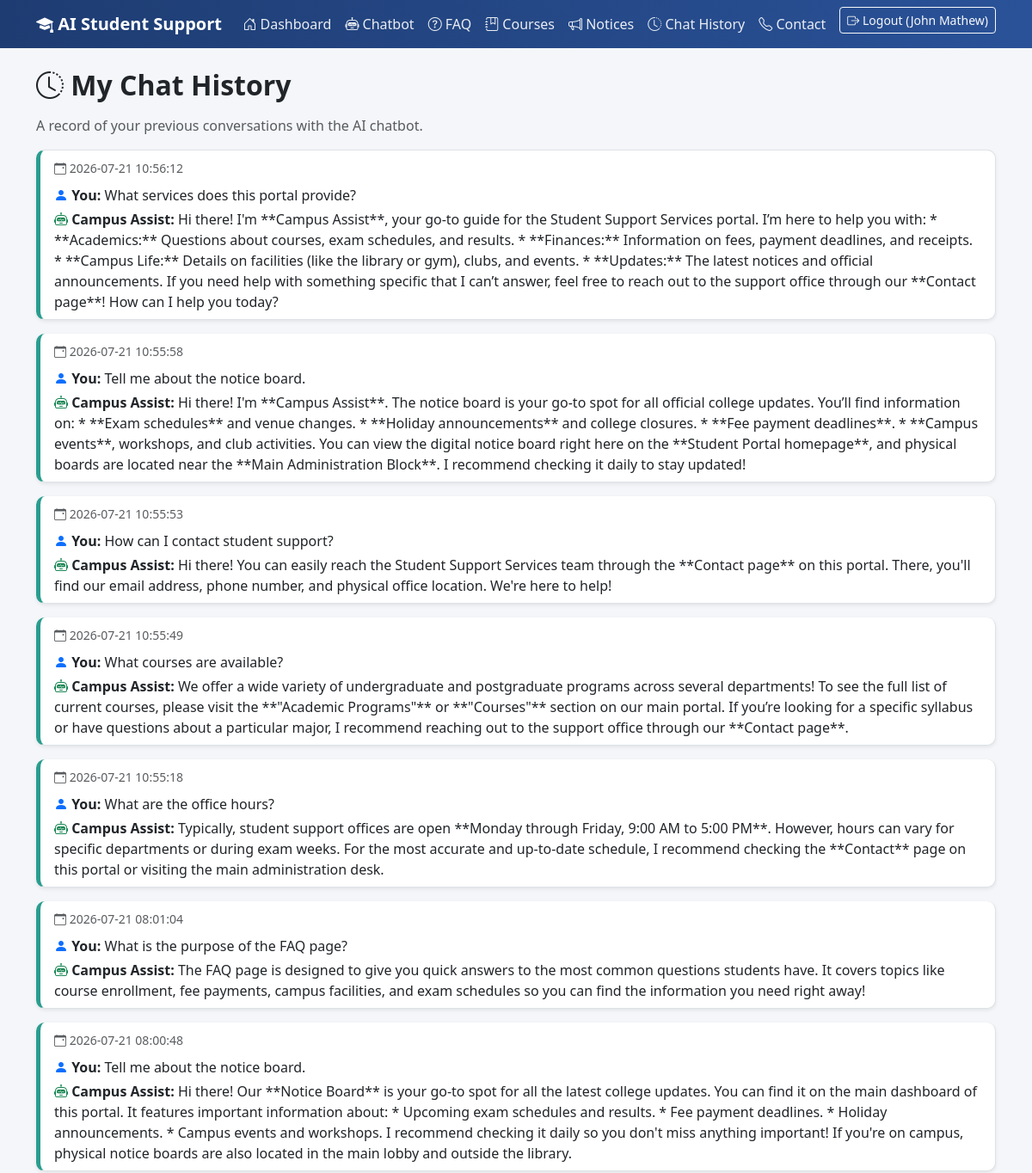
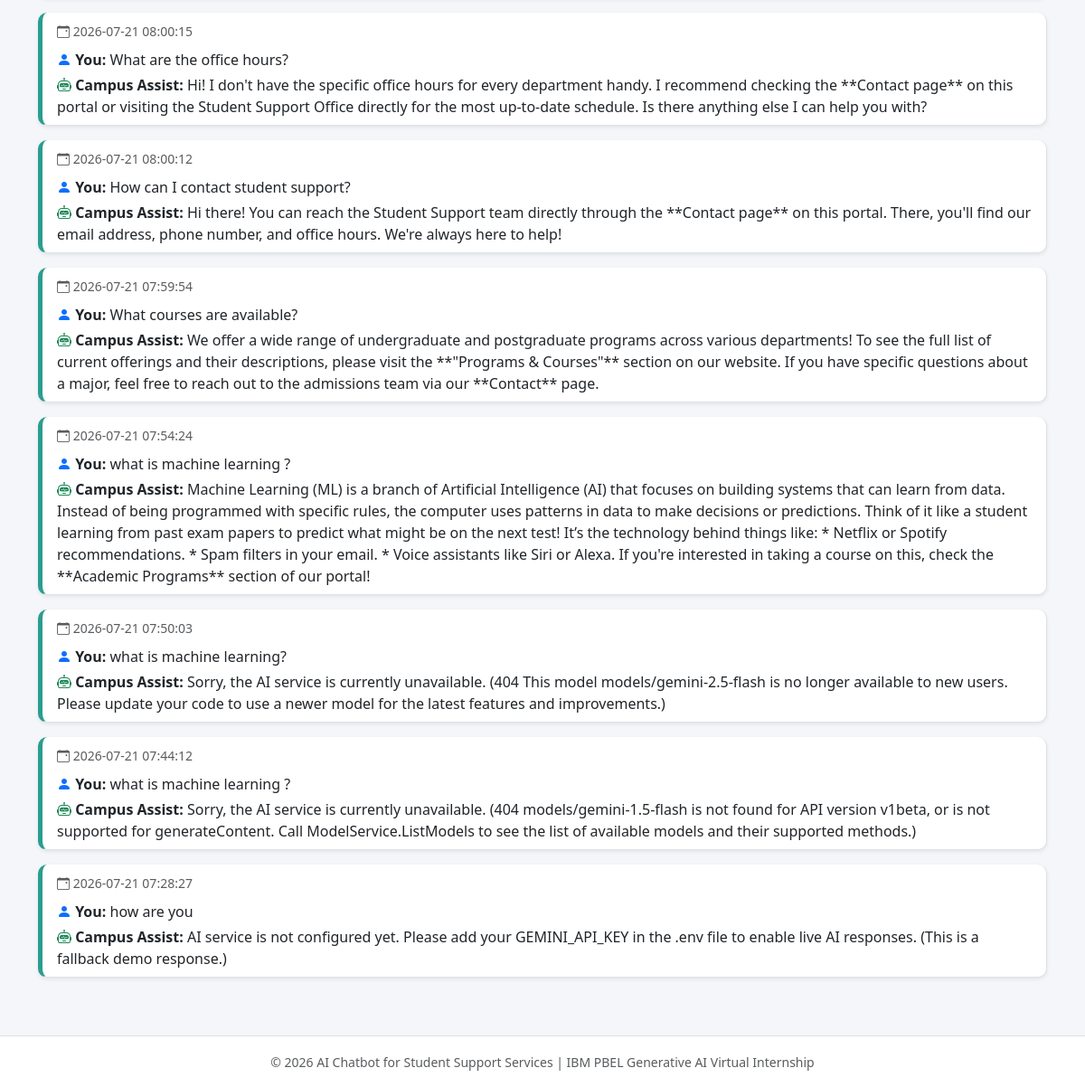
The page /chat-history (signed in) on the database its author committed (2 pictures, top to bottom).
### tables this page shows
CREATE TABLE chat_history (
    id INTEGER PRIMARY KEY AUTOINCREMENT,
    student_id INTEGER NOT NULL,
    user_message TEXT NOT NULL,
    bot_response TEXT NOT NULL,
    created_at TIMESTAMP DEFAULT CURRENT_TIMESTAMP,
    FOREIGN KEY (student_id) REFERENCES students (id)
);

### app.py (the view)
@app.route("/chat-history")
@login_required
def chat_history():
    conn = get_db_connection()
    history = conn.execute(
        "SELECT * FROM chat_history WHERE student_id = ? ORDER BY created_at DESC",
        (session["student_id"],),
    ).fetchall()
    conn.close()
    return render_template("chat_history.html", history=history)

### app.py (called while the page is built)
def get_db_connection():
    conn = sqlite3.connect(Config.DATABASE_PATH)
    conn.row_factory = sqlite3.Row  # allows dict-like access to rows
    return conn

def login_required(view_func):
    from functools import wraps
    @wraps(view_func)
    def wrapped_view(*args, **kwargs):
        if "student_id" not in session:
            flash("Please log in to continue.", "warning")
            return redirect(url_for("login"))
        return view_func(*args, **kwargs)
    return wrapped_view

### templates/chat_history.html (shortened to what this page needs)
{% extends "base.html" %}
{% block content %}
<h2 class="fw-bold mb-3"><i class="bi bi-clock-history"></i> My Chat History</h2>
<p class="text-muted">A record of your previous conversations with the AI chatbot.</p>
{% if history %}
<div class="list-group">
    {% for entry in history %}
    <div class="list-group-item mb-3 shadow-sm rounded history-item">
        <small class="text-muted"><i class="bi bi-calendar-event"></i> {{ entry.created_at }}</small>
        <div class="mt-2">
            <p class="mb-1"><i class="bi bi-person-fill text-primary"></i> <strong>You:</strong> {{ entry.user_message }}</p>
            <p class="mb-0"><i class="bi bi-robot text-success"></i> <strong>Campus Assist:</strong> {{ entry.bot_response }}</p>
        </div>
    </div>
    {% endfor %}
</div>
{% else %}
<div class="alert alert-info">
    You haven't chatted with the AI assistant yet. <a href="{{ url_for('chatbot_page') }}">Start a conversation</a>.
</div>
{% endif %}
{% endblock %}

### templates/base.html (shortened to what this page needs)
<!DOCTYPE html>
<html lang="en">
<head>
    <link href="https://cdn.jsdelivr.net/npm/bootstrap@5.3.3/dist/css/bootstrap.min.css" rel="stylesheet">
    <link rel="stylesheet" href="https://cdn.jsdelivr.net/npm/bootstrap-icons@1.11.3/font/bootstrap-icons.css">
    <link rel="stylesheet" href="{{ url_for('static', filename='css/style.css') }}">
</head>
<body>
{% if session.get('student_id') %}
<nav class="navbar navbar-expand-lg navbar-dark app-navbar sticky-top">
    <div class="container">
        <a class="navbar-brand fw-bold" href="{{ url_for('dashboard') }}">
            <i class="bi bi-mortarboard-fill"></i> AI Student Support
        </a>
        <div class="collapse navbar-collapse" id="navMenu">
            <ul class="navbar-nav ms-auto mb-2 mb-lg-0">
                <li class="nav-item"><a class="nav-link" href="{{ url_for('dashboard') }}"><i class="bi bi-house-door"></i> Dashboard</a></li>
                <li class="nav-item"><a class="nav-link" href="{{ url_for('chatbot_page') }}"><i class="bi bi-robot"></i> Chatbot</a></li>
                <li class="nav-item"><a class="nav-link" href="{{ url_for('faq') }}"><i class="bi bi-question-circle"></i> FAQ</a></li>
                <li class="nav-item"><a class="nav-link" href="{{ url_for('courses') }}"><i class="bi bi-journal-bookmark"></i> Courses</a></li>
                <li class="nav-item"><a class="nav-link" href="{{ url_for('notices') }}"><i class="bi bi-megaphone"></i> Notices</a></li>
                <li class="nav-item"><a class="nav-link" href="{{ url_for('chat_history') }}"><i class="bi bi-clock-history"></i> Chat History</a></li>
                <li class="nav-item"><a class="nav-link" href="{{ url_for('contact') }}"><i class="bi bi-telephone"></i> Contact</a></li>
                <li class="nav-item ms-lg-2">
                    <a class="btn btn-outline-light btn-sm mt-1 mt-lg-0" href="{{ url_for('logout') }}">
                        <i class="bi bi-box-arrow-right"></i> Logout ({{ session.get('student_name') }})
                    </a>
                </li>
            </ul>
        </div>
    </div>
</nav>
{% endif %}
<div class="container mt-4 mb-5">
    {% block content %}{% endblock %}
</div>
<footer class="text-center text-muted py-3 border-top">
    <small>&copy; 2026 AI Chatbot for Student Support Services | IBM PBEL Generative AI Virtual Internship</small>
</footer>
</body>
</html>

### static/css/style.css (style rules this page uses)
body { background-color: #f4f6f9; font-family: 'Segoe UI', Roboto, Arial, sans-serif; }
.app-navbar { background: linear-gradient(90deg, #1e3c72, #2a5298); }
.app-navbar .nav-link { color: rgba(255, 255, 255, 0.9) !important; font-weight: 500; }
.history-item { border-left: 5px solid #2a9d8f; border-radius: 10px !important; background-color: #ffffff; }
footer { background-color: #ffffff; }

### rows shown on the page
chat_history: created_at "2026-07-21 10:56:12", user_message "What services does this portal provide?", bot_response "Hi there! I'm **Campus Assist**, your go-to guide for the Student Support Services portal. I’m here to help you with: * **Academics:** Questions about courses, exam schedules, and results. * **Finances:** Information on fees, payment deadlines, and receipts. * **Campus Life:** Details on facilities (like the library or gym), clubs, and events. * **Updates:** The latest notices and official announcements. If you need help with something specific that I can’t answer, feel free to reach out to the support office through our **Contact page**! How can I help you today?"
chat_history: created_at "2026-07-21 10:55:58", user_message "Tell me about the notice board.", bot_response "Hi there! I'm **Campus Assist**. The notice board is your go-to spot for all official college updates. You’ll find information on: * **Exam schedules** and venue changes. * **Holiday announcements** and college closures. * **Fee payment deadlines**. * **Campus events**, workshops, and club activities. You can view the digital notice board right here on the **Student Portal homepage**, and physical boards are located near the **Main Administration Block**. I recommend checking it daily to stay updated!"
chat_history: created_at "2026-07-21 10:55:53", user_message "How can I contact student support?", bot_response "Hi there! You can easily reach the Student Support Services team through the **Contact page** on this portal. There, you'll find our email address, phone number, and physical office location. We're here to help!"
chat_history: created_at "2026-07-21 10:55:49", user_message "What courses are available?", bot_response "We offer a wide variety of undergraduate and postgraduate programs across several departments! To see the full list of current courses, please visit the **\"Academic Programs\"** or **\"Courses\"** section on our main portal. If you’re looking for a specific syllabus or have questions about a particular major, I recommend reaching out to the support office through our **Contact page**."
chat_history: created_at "2026-07-21 10:55:18", user_message "What are the office hours?", bot_response "Typically, student support offices are open **Monday through Friday, 9:00 AM to 5:00 PM**. However, hours can vary for specific departments or during exam weeks. For the most accurate and up-to-date schedule, I recommend checking the **Contact** page on this portal or visiting the main administration desk."
chat_history: created_at "2026-07-21 08:01:04", user_message "What is the purpose of the FAQ page?", bot_response "The FAQ page is designed to give you quick answers to the most common questions students have. It covers topics like course enrollment, fee payments, campus facilities, and exam schedules so you can find the information you need right away!"
chat_history: created_at "2026-07-21 08:00:48", user_message "Tell me about the notice board.", bot_response "Hi there! Our **Notice Board** is your go-to spot for all the latest college updates. You can find it on the main dashboard of this portal. It features important information about: * Upcoming exam schedules and results. * Fee payment deadlines. * Holiday announcements. * Campus events and workshops. I recommend checking it daily so you don't miss anything important! If you're on campus, physical notice boards are also located in the main lobby and outside the library."
chat_history: created_at "2026-07-21 08:00:15", user_message "What are the office hours?", bot_response "Hi! I don't have the specific office hours for every department handy. I recommend checking the **Contact page** on this portal or visiting the Student Support Office directly for the most up-to-date schedule. Is there anything else I can help you with?"
chat_history: created_at "2026-07-21 08:00:12", user_message "How can I contact student support?", bot_response "Hi there! You can reach the Student Support team directly through the **Contact page** on this portal. There, you'll find our email address, phone number, and office hours. We're always here to help!"
chat_history: created_at "2026-07-21 07:59:54", user_message "What courses are available?", bot_response "We offer a wide range of undergraduate and postgraduate programs across various departments! To see the full list of current offerings and their descriptions, please visit the **\"Programs & Courses\"** section on our website. If you have specific questions about a major, feel free to reach out to the admissions team via our **Contact** page."
chat_history: created_at "2026-07-21 07:54:24", user_message "what is machine learning ?", bot_response "Machine Learning (ML) is a branch of Artificial Intelligence (AI) that focuses on building systems that can learn from data. Instead of being programmed with specific rules, the computer uses patterns in data to make decisions or predictions. Think of it like a student learning from past exam papers to predict what might be on the next test! It’s the technology behind things like: * Netflix or Spotify recommendations. * Spam filters in your email. * Voice assistants like Siri or Alexa. If you're interested in taking a course on this, check the **Academic Programs** section of our portal!"
chat_history: created_at "2026-07-21 07:50:03", user_message "what is machine learning?", bot_response "Sorry, the AI service is currently unavailable. (404 This model models/gemini-2.5-flash is no longer available to new users. Please update your code to use a newer model for the latest features and improvements.)"
chat_history: created_at "2026-07-21 07:44:12", user_message "what is machine learning ?", bot_response "Sorry, the AI service is currently unavailable. (404 models/gemini-1.5-flash is not found for API version v1beta, or is not supported for generateContent. Call ModelService.ListModels to see the list of available models and their supported methods.)"
chat_history: created_at "2026-07-21 07:28:27", user_message "how are you", bot_response "AI service is not configured yet. Please add your GEMINI_API_KEY in the .env file to enable live AI responses. (This is a fallback demo response.)"

### other values the page prints
{{ session.get('student_name') }} "John Mathew"
